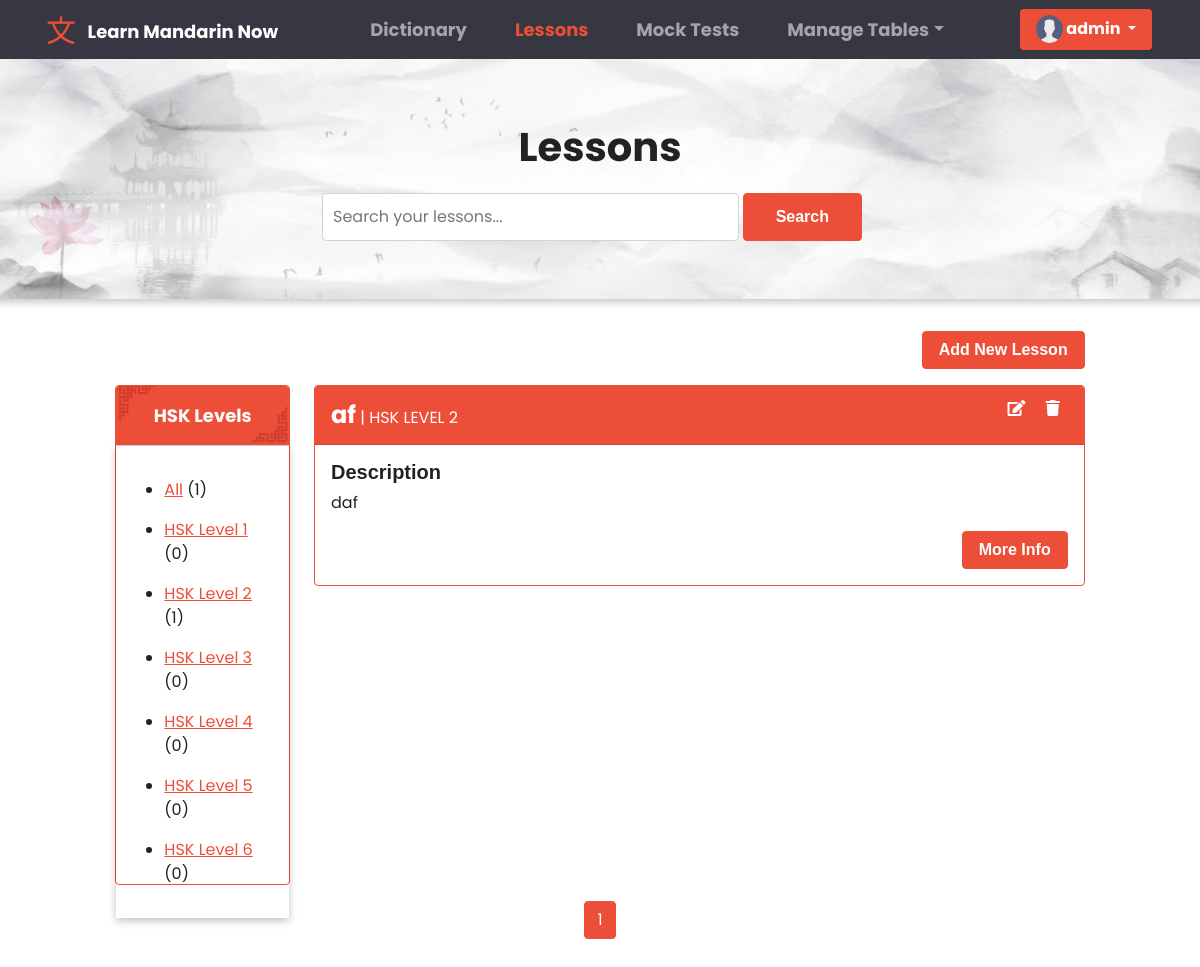
The app's page /lessons/ (signed in) with its own data.
### base/models.py (models this page shows, shortened)
class User(AbstractUser):
    fname = models.CharField(max_length=200, null=True)
    lname = models.CharField(max_length=200, null=True)
    email = models.EmailField(unique = True, null=True)
    bio = models.TextField(null=True)
    avatar = models.ImageField(null=True, default="avatar.svg")
    REQUIRED_FIELDS = []
    class Meta:
        ordering = ['username']

class HskLevel(models.Model):
    level = models.CharField(max_length=200)
    def __str__(self):
        return self.level
    class Meta:
        ordering = ['level']

class Lesson(models.Model):
    title = models.CharField(max_length=200, null=True)
    description = models.TextField(null=True, blank=True)
    hsklevel = models.ForeignKey(HskLevel, on_delete=models.SET_NULL, null=True, verbose_name = "HSK Level")
    content = models.TextField(null=True, blank=True)
    is_publish = models.BooleanField(default=False, verbose_name="Publish")
    updated = models.DateTimeField(auto_now=True)
    created = models.DateTimeField(auto_now_add=True)
    class Meta:
        ordering = ['-updated', '-created']

### base/views.py (the view)
# urls.py: path('lessons/', views.LessonsPage, name = 'lessons'),
@login_required(login_url='anonymous')
def LessonsPage(request):
    search =  request.GET.get('search') if request.GET.get('search') != None else ''
    hsklevels = HskLevel.objects.all()
    all_result = Lesson.objects.all()
    lessons = Lesson.objects.filter(
        Q(title__icontains = search) |
        Q(description__icontains = search) |
        Q(hsklevel__level__icontains = search)
        )
    p = Paginator(lessons, 6)
    page = request.GET.get('page')
    lessons = p.get_page(page)
    context = {
        'lessons' : lessons,
        'all_result' : all_result,
        'hsklevels' : hsklevels,
        'dictionary_active' : '',
        'lesson_active' : 'active',
        'search': search,
        'page' : page,
    }
    return render(request, 'lesson.html', context)

### templates/lesson.html (shortened to what this page needs)
{% extends "main.html" %} {% block content %} {% load static %}
<link rel="stylesheet" href="{% static 'css/dictionary.css' %}" />
<link rel="stylesheet" href="{% static 'css/table.css' %}" />
<div class="container-fluid px-3 py-3 forRemovingMargin">
  <div class="row  justify-content-center" id="dictionary_header">
    <div class="col col-lg-6">
      <p class="dictionary_text">Lessons</p>
      <form class="d-flex sm-1" action="" method="GET">
        <input
          class="form-control me-sm-1 input_searchD"
          type="search"
          placeholder="Search your lessons..."
          name="search"
        />
        <button class="btn btn-primary my-2 my-sm-0 search_btn" type="submit">
          Search
        </button>
      </form>
    </div>
  </div>
{% if request.user.is_authenticated and request.user.is_staff %}
<div class="row mb-3 justify-content-center px-3">
  <div class="col col-lg-10">
    <a
      href="{% url 'superuser-add-lesson' %}"
      class="btn btn-primary"
      style="float: right"
    >
      Add New Lesson
    </a>
  </div>
</div>
{% endif %}
<div class="row justify-content-center  px-3">
  <div class="col col-lg-2 col-md-4 d-lg-block d-sm-none d-md-block d-none">
    <div class="card border-primary" style="height: 500px">
      <div class="card-header" id="card_header">
        <strong style="font-size: large">HSK Levels</strong>
      </div>
      <div class="card-body for_shadow">
        <ul>
          <li class="my-3">
            <a href="{% url 'lessons' %}">All</a>
            ({{all_result.count}})
          </li>
          {% for hsklevel in hsklevels %}
          <li class="my-3">
            <a href="{% url 'lessons' %}?search={{hsklevel.level}}&page=1"
              >{{ hsklevel.level }}</a
            >
            ({{hsklevel.lesson_set.all.count}})
          </li>
          {% endfor %}
        </ul>
      </div>
    </div>
  </div>
  <div class="col col-lg-8 col-md-8">
   {% for lesson in lessons %}
    <div class="card border-primary mb-3">
      <div class="card-header card_head_def" id="card_subhead">
        <strong style="font-size: x-large">{{lesson.title}}</strong> |
        <span class="text-uppercase">{{ lesson.hsklevel }}</span>
        {%if request.user.is_authenticated and request.user.is_staff%}
        <div style="float: right">
          <a href="{% url 'superuser-edit-lesson' lesson.id %}"
            ><i class="fas fa-edit mx-2 sub_headIcon"></i
          ></a>
          <a href="#" onclick="showDeleteModal('modal_lesson', '{{lesson.id}}')"
            ><i class="fas fa-trash mx-2 sub_headIcon"></i
          ></a>
        </div>
        {% endif %}
      </div>
      <div class="card-body">
        <h5 class="card-title">Description</h5>
        <p class="card-text">
          {{lesson.description}}
        </p>
        <a
          href="{% url 'lessons-details' lesson.id  %}"
          class="btn btn-primary"
          style="float: right; clear: after"
          >More Info</a
        >
      </div>
    </div>
    {% endfor %}
  </div>
</div>
<div class="row justify-content-center">
  <div class="col col-lg-6">
      <ul class="pagination justify-content-center">
        <div class="pagination px-3 py-3">
          {% for i in lessons.paginator.page_range %}
          {% if lessons.number == i %}
          <li class="page-item active"><a class="page-link" href="?page={{i}}">{{i}}</a></li>
          {% elif i > lessons.number|add:'-3' and i < lessons.number|add:'3' %}
          <li class="page-item"><a class="page-link" href="?page={{i}}">{{i}}</a></li>
          {% endif %}
          {% endfor %}
      </ul>
  </div>
</div>
{% endblock content %}

### templates/navbar.html (shortened to what this page needs)
{% load static %}
<link rel="stylesheet" href="{% static 'css/navbar.css' %}" />
<nav class="navbar navbar-expand-lg navbar-dark" id="navbar_header">
  <div class="container-fluid">
    <img src="{% static 'images/navbar_logo.png' %}" id="navbar_logo">
    <a class="navbar-brand" href="{% url 'dictionary' %}" id="logo_text">Learn Mandarin Now</a>
    <div class="collapse navbar-collapse" id="navbarColor02">
      <ul class="navbar-nav me-auto navbar_menuChouce">
        <li class="nav-item">
          <a class="nav-link navigation_choices" href="{% url 'dictionary' %}"
             id="dictionary_page">Dictionary
          </a>
        </li>
        <li class="nav-item">
          <a class="nav-link navigation_choices" href="{% url 'lessons' %}" id="lesson_page">Lessons</a>
        </li>
        <li class="nav-item">
          <a class="nav-link navigation_choices" href="{% url 'mocktest' %}" id="mocktest_page">Mock Tests</a>
        </li>
        {% if request.user.is_authenticated and request.user.is_staff %}
        <li class="nav-item dropdown">
          <a
            class="nav-link dropdown-toggle navigation_choices"
            data-bs-toggle="dropdown"
            href="#"
            role="button"
            aria-haspopup="true"
            aria-expanded="false"
             id="Manage_table">Manage Tables</a
          >
        </li>
        {% endif %}
      </ul>
      <div class="d-flex">
        {% if request.user.is_authenticated %}
        <div class="dropdown">
          <button
            class="btn btn-primary dropdown-toggle button_profile" id="test"
            type="button"
            id="dropdownMenuButton1"
            data-bs-toggle="dropdown"
            aria-expanded="false"
          >
            <img
              class="rounded-circle"
              src="{{request.user.avatar.url}}"
              alt="profile"
              style="height: 1.7rem; width: 1.7rem; margin-bottom: 1px"
            />
            {{request.user.username}}
          </button>
        </div>
        {% endif %}
      </div>
    </div>
  </div>
</nav>

### static/css/navbar.css (style rules this page uses)
#test { font-family: 'Poppins', sans-serif; }
#navbar_header { background-color: #363740; padding-right: 3%; }
.navbar_menuChouce { margin: 0% auto; }
#navbar_logo { height: 4vh; margin-right: 1%; margin-left: 3%; width: auto; }
#logo_text { font-family: 'Poppins', sans-serif; text-transform: capitalize; }
.button_profile { border: none; }
.navigation_choices { font-family: 'Poppins', sans-serif; margin: 0% 1rem; }

### static/css/dictionary.css (style rules this page uses)
* { font-family: 'Poppins', sans-serif; }
html, body { max-width: 100%; overflow-x: hidden; }
.forRemovingMargin { padding-top: 0rem !important; padding-right: 0rem !important; padding-left: 0rem !important; }
#dictionary_header { height: 30vh; margin-bottom: 2rem; display: flex; align-items: center; justify-content: center; box-shadow: rgba(0, 0, 0, 0.24) 0px 3px 8px; background-image: url(../../static/images/dictionary_headerBg.png); background-position: bottom center; background-repeat: no-repeat; background-size: cover; border-radius: 5px; }
.dictionary_text { text-align: center; font-size: 5vh; font-family: 'Poppins', sans-serif; font-weight: bolder; }
.input_searchD { margin: 0 1rem; padding: .7rem 0; text-indent: 10px; }
.search_btn { padding: 0rem 2rem; margin-right: 2rem; }
#card_header { background-image: url(../../static/images/card_headerbg.png); background-position: bottom center; background-repeat: no-repeat; background-size: cover; color: #fff; padding: 1rem 0; text-align: center; }
.for_shadow { box-shadow: rgba(0, 0, 0, 0.24) 0px 3px 8px; }
.card_head_def { background-color: rgb(243, 242, 242); padding-top: .7rem; padding-bottom: .7rem; }
#card_subhead { background-color: #ED4E38; color: #fff; }
.sub_headIcon { color: #fff; }

### templates/main.html (style rules this page uses)
* { box-sizing: border-box; }
img { -webkit-user-drag: none; -khtml-user-drag: none; -moz-user-drag: none; -o-user-drag: none; object-fit: cover; }

### records on screen
User: user.avatar (placeholder picture), user.username "admin"
HskLevel: level "HSK Level 1", lesson_set.all.count "0"
HskLevel: level "HSK Level 2", lesson_set.all.count "1"
HskLevel: level "HSK Level 3", lesson_set.all.count "0"
HskLevel: level "HSK Level 4", lesson_set.all.count "0"
HskLevel: level "HSK Level 5", lesson_set.all.count "0"
HskLevel: level "HSK Level 6", lesson_set.all.count "0"
Lesson: title "af", hsklevel "HSK LEVEL 2", description "daf"

### other values on screen
{{ all_result.count }} "1"
{{ i }} "1"
